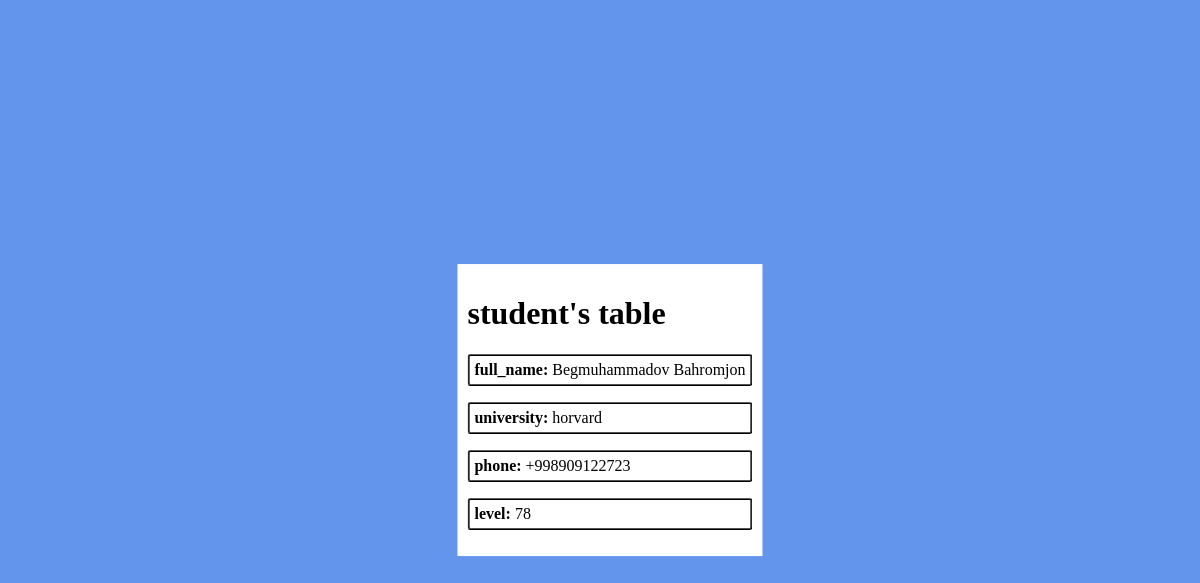
Screenshot of /view/1/ with the database file from the repository.
### student_reg/models.py (models this page shows, shortened)
class Table(models.Model):
    STATUS = (
        ('male', 'male'),
        ('female', 'female')
    )
    full_name = models.CharField(max_length=50)
    phone = models.CharField(max_length=15)
    level = models.CharField(max_length=5)
    owner = models.ForeignKey(User, on_delete=models.CASCADE, null=True, blank=True)
    university = models.ForeignKey(University, on_delete=models.CASCADE)
    type = models.CharField(max_length=10, null=True, choices=STATUS)

class University(models.Model):
    name = models.CharField(max_length=50)
    def __str__(self):
        return self.name

### student_reg/views.py (the view)
# urls.py: url('^view/(?P<id>\d+)/$', view, name='view'),
def view(request, id):
    incs = Table.objects.get(id=id)
    return render(request, 'view.html', {'incs': incs})

### templates/view.html (shortened to what this page needs)
{% load static %}
<!DOCTYPE html>
<html lang="en">
<head>
    <link rel="stylesheet" href="{% static 'view_style.css' %}">
</head>
<body>
<div>
   <h1>student's table</h1>
  <p> <span> full_name:</span> {{ incs.full_name }} </p>
    <p> <span>university:</span> {{ incs.university }} </p>
    <p> <span>phone:</span> {{ incs.phone }} </p>
    <p> <span>level:</span> {{ incs.level }} </p>
</div>
</body>
</html>

### static/view_style.css (style rules this page uses)
body { background-color: cornflowerblue; }
div { background-color: white; position: absolute; top: 50%; left: 50%; transform: translate(-50%, -50%); padding: 10px; margin: 10px; }
span { font-weight: bolder; }
p { border: black ridge 2px; border-radius: 3px; padding: 5px; }

### rows the page displays
Table: full_name "Begmuhammadov Bahromjon", university "horvard", phone "+998909122723", level "78"
